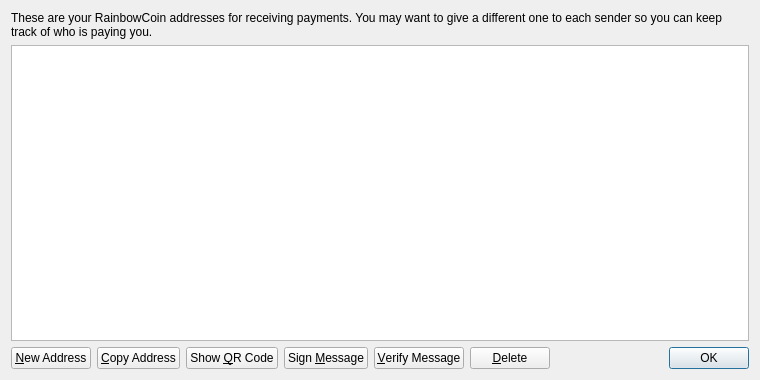
<?xml version="1.0" encoding="UTF-8"?>
<ui version="4.0">
 <class>AddressBookPage</class>
 <widget class="QWidget" name="AddressBookPage">
  <property name="geometry">
   <rect>
    <x>0</x>
    <y>0</y>
    <width>760</width>
    <height>380</height>
   </rect>
  </property>
  <property name="windowTitle">
   <string>Address Book</string>
  </property>
  <layout class="QVBoxLayout" name="verticalLayout">
   <item>
    <widget class="QLabel" name="labelExplanation">
     <property name="text">
      <string>These are your RainbowCoin addresses for receiving payments. You may want to give a different one to each sender so you can keep track of who is paying you.</string>
     </property>
     <property name="textFormat">
      <enum>Qt::PlainText</enum>
     </property>
     <property name="wordWrap">
      <bool>true</bool>
     </property>
    </widget>
   </item>
   <item>
    <widget class="QTableView" name="tableView">
     <property name="contextMenuPolicy">
      <enum>Qt::CustomContextMenu</enum>
     </property>
     <property name="toolTip">
      <string>Double-click to edit address or label</string>
     </property>
     <property name="tabKeyNavigation">
      <bool>false</bool>
     </property>
     <property name="alternatingRowColors">
      <bool>true</bool>
     </property>
     <property name="selectionMode">
      <enum>QAbstractItemView::SingleSelection</enum>
     </property>
     <property name="selectionBehavior">
      <enum>QAbstractItemView::SelectRows</enum>
     </property>
     <property name="sortingEnabled">
      <bool>true</bool>
     </property>
     <attribute name="verticalHeaderVisible">
      <bool>false</bool>
     </attribute>
    </widget>
   </item>
   <item>
    <layout class="QHBoxLayout" name="horizontalLayout">
     <item>
      <widget class="QPushButton" name="newAddressButton">
       <property name="toolTip">
        <string>Create a new address</string>
       </property>
       <property name="text">
        <string>&amp;New Address</string>
       </property>
       <property name="icon">
        <iconset resource="../bitcoin.qrc">
         <normaloff>:/icons/add</normaloff>:/icons/add</iconset>
       </property>
      </widget>
     </item>
     <item>
      <widget class="QPushButton" name="copyToClipboard">
       <property name="toolTip">
        <string>Copy the currently selected address to the system clipboard</string>
       </property>
       <property name="text">
        <string>&amp;Copy Address</string>
       </property>
       <property name="icon">
        <iconset resource="../bitcoin.qrc">
         <normaloff>:/icons/editcopy</normaloff>:/icons/editcopy</iconset>
       </property>
      </widget>
     </item>
     <item>
      <widget class="QPushButton" name="showQRCode">
       <property name="text">
        <string>Show &amp;QR Code</string>
       </property>
       <property name="icon">
        <iconset resource="../bitcoin.qrc">
         <normaloff>:/icons/qrcode</normaloff>:/icons/qrcode</iconset>
       </property>
      </widget>
     </item>
     <item>
      <widget class="QPushButton" name="signMessage">
       <property name="toolTip">
        <string>Sign a message to prove you own a RainbowCoin address</string>
       </property>
       <property name="text">
        <string>Sign &amp;Message</string>
       </property>
       <property name="icon">
        <iconset resource="../bitcoin.qrc">
         <normaloff>:/icons/edit</normaloff>:/icons/edit</iconset>
       </property>
      </widget>
     </item>
     <item>
      <widget class="QPushButton" name="verifyMessage">
       <property name="toolTip">
        <string>Verify a message to ensure it was signed with a specified RainbowCoin address</string>
       </property>
       <property name="text">
        <string>&amp;Verify Message</string>
       </property>
       <property name="icon">
        <iconset resource="../bitcoin.qrc">
         <normaloff>:/icons/transaction_0</normaloff>:/icons/transaction_0</iconset>
       </property>
      </widget>
     </item>
     <item>
      <widget class="QPushButton" name="deleteButton">
       <property name="toolTip">
        <string>Delete the currently selected address from the list</string>
       </property>
       <property name="text">
        <string>&amp;Delete</string>
       </property>
       <property name="icon">
        <iconset resource="../bitcoin.qrc">
         <normaloff>:/icons/remove</normaloff>:/icons/remove</iconset>
       </property>
      </widget>
     </item>
     <item>
      <spacer name="horizontalSpacer">
       <property name="orientation">
        <enum>Qt::Horizontal</enum>
       </property>
       <property name="sizeHint" stdset="0">
        <size>
         <width>40</width>
         <height>20</height>
        </size>
       </property>
      </spacer>
     </item>
     <item>
      <widget class="QDialogButtonBox" name="buttonBox">
       <property name="sizePolicy">
        <sizepolicy hsizetype="Maximum" vsizetype="Fixed">
         <horstretch>0</horstretch>
         <verstretch>0</verstretch>
        </sizepolicy>
       </property>
       <property name="standardButtons">
        <set>QDialogButtonBox::Ok</set>
       </property>
      </widget>
     </item>
    </layout>
   </item>
  </layout>
 </widget>
 <resources>
  <include location="../bitcoin.qrc"/>
 </resources>
 <connections/>
</ui>
